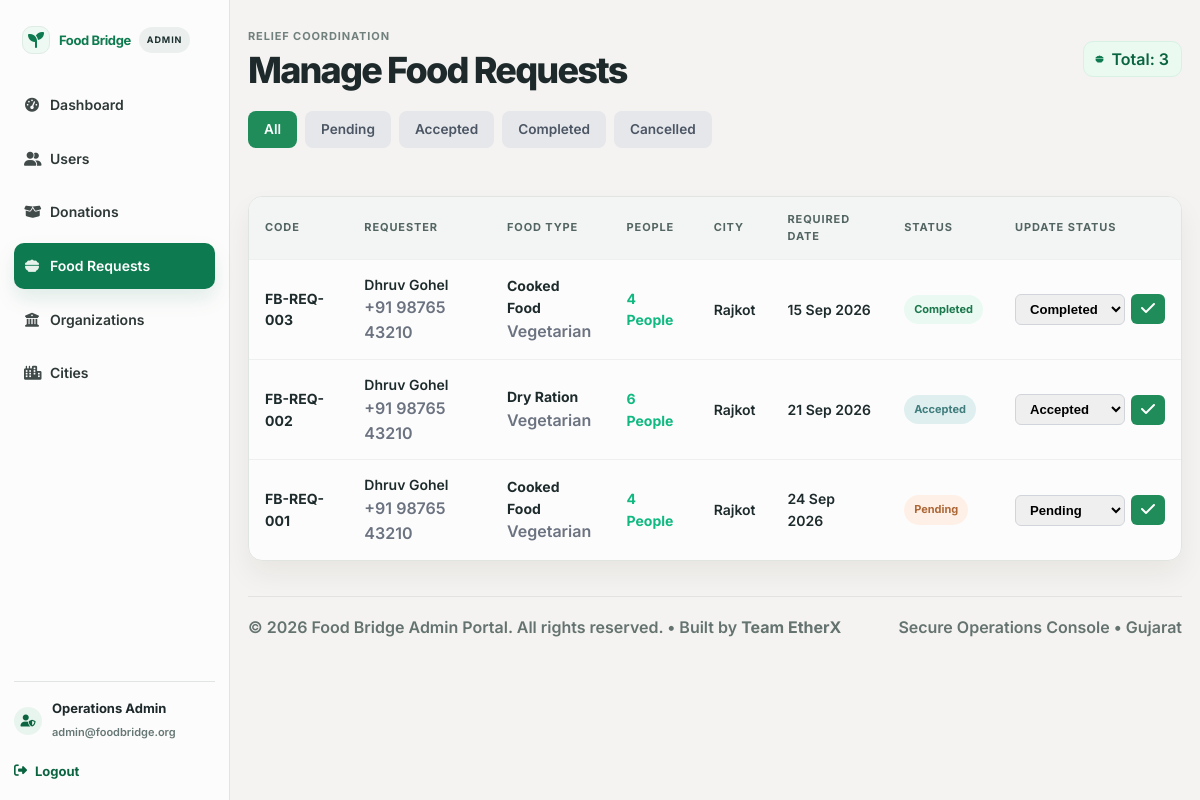
Page /admin/requests.php (signed in) on the committed database.
### tables this page shows
CREATE TABLE IF NOT EXISTS `food_requests` (
  `id` INT AUTO_INCREMENT PRIMARY KEY,
  `request_code` VARCHAR(50) NOT NULL UNIQUE,
  `user_id` INT NOT NULL,
  `food_type` VARCHAR(100) NOT NULL,
  `dietary_category` VARCHAR(100) DEFAULT 'Vegetarian',
  `people_count` INT NOT NULL DEFAULT 2,
  `city` VARCHAR(100) NOT NULL,
  `required_date` DATE NOT NULL,
  `notes` TEXT DEFAULT NULL,
  `assigned_org_id` INT DEFAULT NULL,
  `contact_window` VARCHAR(100) DEFAULT 'Today, 1:30 PM',
  `status` ENUM('Pending', 'Accepted', 'Completed', 'Cancelled') DEFAULT 'Pending',
  `created_at` DATETIME DEFAULT CURRENT_TIMESTAMP,
  `updated_at` DATETIME DEFAULT CURRENT_TIMESTAMP ON UPDATE CURRENT_TIMESTAMP,
  INDEX `idx_fr_status` (`status`),
  INDEX `idx_fr_org` (`assigned_org_id`),
  INDEX `idx_fr_created` (`created_at`),
  FOREIGN KEY (`user_id`) REFERENCES `users`(`id`) ON DELETE CASCADE
);

CREATE TABLE IF NOT EXISTS `users` (
  `id` INT AUTO_INCREMENT PRIMARY KEY,
  `name` VARCHAR(150) NOT NULL,
  `email` VARCHAR(150) NOT NULL UNIQUE,
  `phone` VARCHAR(30) NOT NULL,
  `password` VARCHAR(255) NOT NULL,
  `city` VARCHAR(100) NOT NULL,
  `role` ENUM('user', 'admin') DEFAULT 'user',
  `status` ENUM('Active', 'Inactive', 'Blocked') DEFAULT 'Active',
  `created_at` DATETIME DEFAULT CURRENT_TIMESTAMP,
  `updated_at` DATETIME DEFAULT CURRENT_TIMESTAMP ON UPDATE CURRENT_TIMESTAMP,
  INDEX `idx_users_phone` (`phone`)
);

### config/auth.php (called while the page is built, shortened)
<?php
require_once __DIR__ . '/db.php';
function currentAdmin(): ?array {
    static $admin = null;
    if ($admin === null) {
        $db = getDB();
        $stmt = $db->prepare("SELECT id, name, email, role, status, created_at FROM admins WHERE id = ?");
        $stmt->execute([$_SESSION['admin_id']]);
        $admin = $stmt->fetch() ?: null;
    }
    return $admin;
}

### config/db.php (called while the page is built, shortened)
<?php
function sanitize(?string $input): string {
    return trim($input ?? '');
}

### admin/requests.php (the view, shortened to what this page needs)
<?php
require_once __DIR__ . '/../config/db.php';
require_once __DIR__ . '/../config/auth.php';
$admin = currentAdmin();
$db = getDB();
$statusFilter = sanitize($_GET['status'] ?? '');
$query = "SELECT r.*, u.name as user_name, u.phone as user_phone, o.name as org_name
          FROM food_requests r
          LEFT JOIN users u ON r.user_id = u.id
          LEFT JOIN organizations o ON r.assigned_org_id = o.id";
$params = [];
$query .= " ORDER BY r.id DESC";
$stmt = $db->prepare($query);
$stmt->execute($params);
$requests = $stmt->fetchAll();
?>
<!DOCTYPE html>
<html lang="en">
<head>
  <link rel="stylesheet" href="https://cdnjs.cloudflare.com/ajax/libs/font-awesome/6.5.0/css/all.min.css">
  <link rel="stylesheet" href="../css/style.css">
  <link rel="stylesheet" href="css/admin-dashboard.css">
</head>
<body class="admin-dashboard-page">
  <div class="admin-app-shell">
    <aside class="admin-sidebar">
      <div class="brand-row">
        <a class="admin-brand" href="../index.php" aria-label="Food Bridge home">
          <span class="admin-brand-mark"><i class="fa-solid fa-seedling"></i></span>
          <span class="admin-brand-copy">
            <strong>Food Bridge</strong>
          </span>
        </a>
        <span class="admin-sidebar-tag">ADMIN</span>
      </div>
      <nav class="admin-nav" aria-label="Admin navigation">
        <a href="dashboard.php" class="nav-item"><i class="fa-solid fa-gauge-high"></i> Dashboard</a>
        <a href="users.php" class="nav-item"><i class="fa-solid fa-user-group"></i> Users</a>
        <a href="donations.php" class="nav-item"><i class="fa-solid fa-box-open"></i> Donations</a>
        <a href="requests.php" class="nav-item active"><i class="fa-solid fa-bowl-food"></i> Food Requests</a>
        <a href="organizations.php" class="nav-item"><i class="fa-solid fa-building-columns"></i> Organizations</a>
        <a href="cities.php" class="nav-item"><i class="fa-solid fa-city"></i> Cities</a>
      </nav>
      <div class="admin-user-box">
        <div class="admin-user-mini">
          <span class="mini-avatar"><i class="fa-solid fa-user-shield"></i></span>
          <div>
            <strong><?php echo htmlspecialchars($admin['name'] ?? 'System Admin'); ?></strong>
            <small><?php echo htmlspecialchars($admin['email'] ?? 'admin@foodbridge.org'); ?></small>
          </div>
        </div>
        <a href="logout.php" class="logout-link"><i class="fa-solid fa-right-from-bracket"></i> Logout</a>
      </div>
    </aside>
    <main class="admin-main-panel">
      <header class="topbar">
        <div class="topbar-title-wrap">
          <span class="page-kicker">Relief Coordination</span>
          <h1>Manage Food Requests</h1>
        </div>
        <div class="topbar-actions">
          <span class="status-pill"><i class="fa-solid fa-bowl-food"></i> Total: <?php echo count($requests); ?></span>
        </div>
      </header>
      <div class="filter-tabs">
        <a href="requests.php" class="filter-tab <?php echo empty($statusFilter) ? 'active' : ''; ?>">All</a>
        <a href="requests.php?status=Pending" class="filter-tab <?php echo $statusFilter === 'Pending' ? 'active' : ''; ?>">Pending</a>
        <a href="requests.php?status=Accepted" class="filter-tab <?php echo $statusFilter === 'Accepted' ? 'active' : ''; ?>">Accepted</a>
        <a href="requests.php?status=Completed" class="filter-tab <?php echo $statusFilter === 'Completed' ? 'active' : ''; ?>">Completed</a>
        <a href="requests.php?status=Cancelled" class="filter-tab <?php echo $statusFilter === 'Cancelled' ? 'active' : ''; ?>">Cancelled</a>
      </div>
      <section class="activity-panel">
        <div class="activity-table-wrap">
          <table class="activity-table">
            <thead>
              <tr>
                <th>Code</th>
                <th>Requester</th>
                <th>Food Type</th>
                <th>People</th>
                <th>City</th>
                <th>Required Date</th>
                <th>Status</th>
                <th>Update Status</th>
              </tr>
            </thead>
            <tbody>
              <?php foreach ($requests as $req): ?>
                <tr>
                  <td><strong><?php echo htmlspecialchars($req['request_code']); ?></strong></td>
                  <td><?php echo htmlspecialchars($req['user_name'] ?? 'Beneficiary'); ?><br><small style="color:#6b7280;"><?php echo htmlspecialchars($req['user_phone'] ?? ''); ?></small></td>
                  <td><strong><?php echo htmlspecialchars($req['food_type']); ?></strong><br><small style="color:#6b7280;"><?php echo htmlspecialchars($req['dietary_category'] ?? 'Vegetarian'); ?></small></td>
                  <td><strong style="color: #10b981;"><?php echo htmlspecialchars($req['people_count']); ?> People</strong></td>
                  <td><?php echo htmlspecialchars($req['city']); ?></td>
                  <td><?php echo date('d M Y', strtotime($req['required_date'])); ?></td>
                  <td><span class="table-status <?php echo strtolower($req['status']); ?>"><?php echo htmlspecialchars($req['status']); ?></span></td>
                  <td>
                    <form method="POST" action="requests.php" style="display:flex; gap: 6px; align-items:center;">
                      <select name="status" class="status-select">
                        <option value="Pending" <?php echo $req['status'] === 'Pending' ? 'selected' : ''; ?>>Pending</option>
                        <option value="Accepted" <?php echo $req['status'] === 'Accepted' ? 'selected' : ''; ?>>Accepted</option>
                        <option value="Completed" <?php echo $req['status'] === 'Completed' ? 'selected' : ''; ?>>Completed</option>
                      </select>
                      <button type="submit" style="padding: 6px 10px; background: #1f8c5a; color: white; border: none; border-radius: 6px; cursor: pointer;"><i class="fa-solid fa-check"></i></button>
                    </form>
                  </td>
                </tr>
              <?php endforeach; ?>
            </tbody>
          </table>
        </div>
      </section>
      <footer style="margin-top: 35px; padding-top: 18px; border-top: 1px solid rgba(19, 36, 29, 0.08); display: flex; justify-content: space-between; align-items: center; color: #64736f; font-size: 12px;">
        <span>© <?php echo date('Y'); ?> Food Bridge Admin Portal. All rights reserved. • Built by <strong>Team EtherX</strong></span>
        <span>Secure Operations Console • Gujarat</span>
      </footer>
    </main>
  </div>
</body>
</html>

### css/style.css (style rules this page uses)
:root { --green: #1F6F3F; --green-deep: #154e31; --orange: #E67E22; --orange-soft: #FFF4EB; --dark: #1a1a1a; --gray: #5f6f68; --light: #f5f7f5; --white: #ffffff; --shadow: 0 20px 50px rgba(0, 0, 0, 0.1); }
* { margin: 0; padding: 0; box-sizing: border-box; }
html { scroll-behavior: smooth; font-size: 16px; }
body { font-family: 'Manrope', 'Segoe UI', sans-serif; background: var(--white); color: var(--dark); line-height: 1.7; font-size: 16px; font-weight: 600; }
h1, h2, h3, h4, h5, h6 { margin-top: 0; letter-spacing: -0.04em; line-height: 1.1; font-weight: 800; }
p, li, span, small, label, input, select, textarea, button, a { font-size: 1rem; }
a { text-decoration: none; }
:root { --green: #08733d; --green-deep: #055b30; --green-soft: #e6f7ec; --orange: #ad3c00; --orange-soft: #fff2eb; --blue: #1682c4; --blue-soft: #eaf5ff; --dark: #20212b; --gray: #68706f; --purple-tint: #f8f5ff; --shadow: 0 12px 32px rgba(29, 35, 44, 0.09); }
html { scroll-padding-top: 90px; }
body { font-family: 'Inter', 'Segoe UI', sans-serif; color: var(--dark); line-height: 1.55; }
a { color: inherit; }
button, a { -webkit-tap-highlight-color: transparent; }

### admin/requests.php (style rules this page uses)
.filter-tabs { display: flex; gap: 8px; margin-bottom: 20px; }
.filter-tab { padding: 8px 16px; border-radius: 8px; font-weight: 600; text-decoration: none; color: #4b5563; background: #e5e7eb; font-size: 0.85rem; }
.filter-tab.active { background: #1f8c5a; color: white; }
.status-select { padding: 6px 10px; border-radius: 6px; border: 1px solid #d1d5db; font-size: 0.82rem; font-weight: 600; }

### rows in the picture
food_requests: request_code "FB-REQ-003", user.name "Dhruv Gohel", user.phone "+91 98765 43210", food_type "Cooked Food", dietary_category "Vegetarian", people_count "4", city "Rajkot", required_date "15 Sep 2026", status "Completed"
food_requests: request_code "FB-REQ-002", user.name "Dhruv Gohel", user.phone "+91 98765 43210", food_type "Dry Ration", dietary_category "Vegetarian", people_count "6", city "Rajkot", required_date "21 Sep 2026", status "Accepted"
food_requests: request_code "FB-REQ-001", user.name "Dhruv Gohel", user.phone "+91 98765 43210", food_type "Cooked Food", dietary_category "Vegetarian", people_count "4", city "Rajkot", required_date "24 Sep 2026", status "Pending"

### other values in the picture
$admin['name'] "Operations Admin"
$admin['email'] "admin@foodbridge.org"
count($requests) "3"
